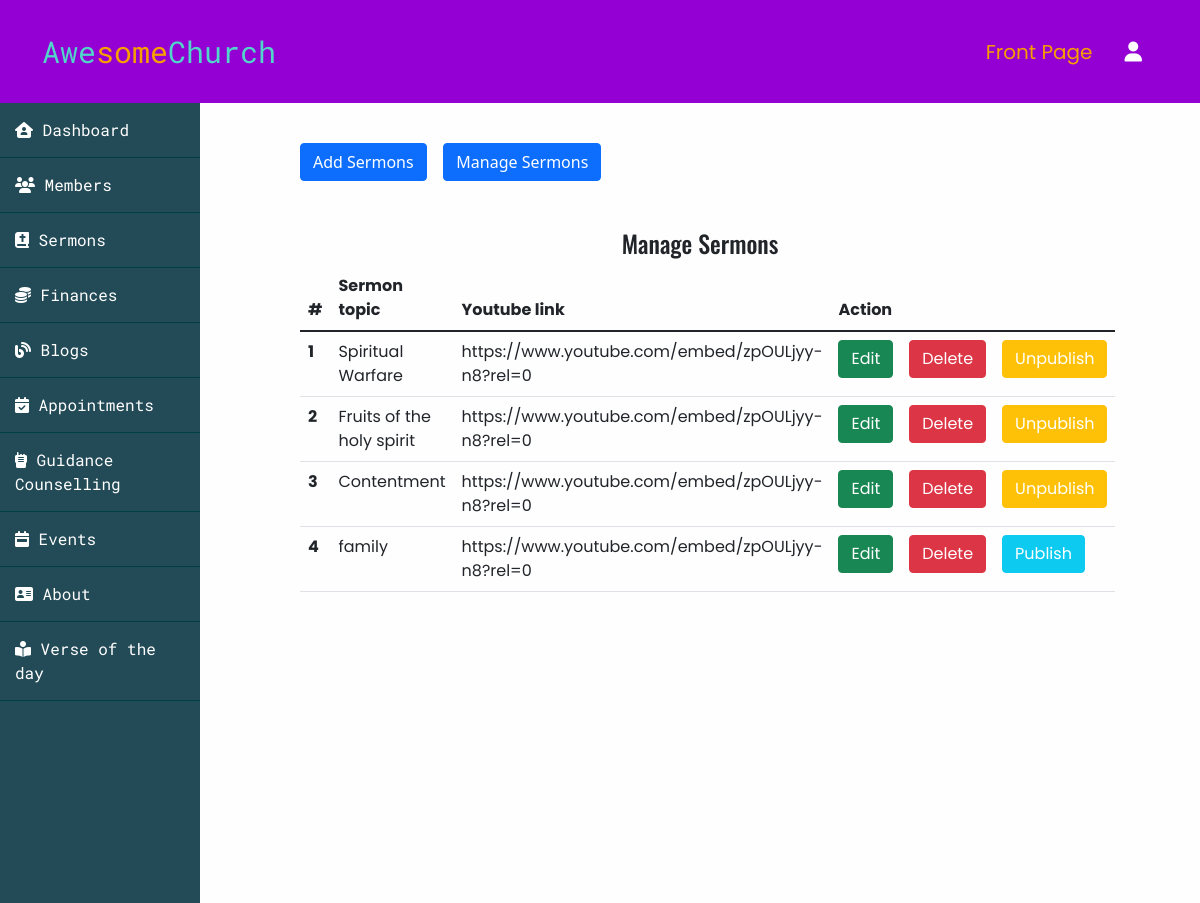
The app's page /admin/sermons/index.php with its own data.
### tables this page shows
CREATE TABLE `sermons` (
  `id` int(255) NOT NULL,
  `admin_id` int(255) NOT NULL,
  `sermon_name` varchar(255) NOT NULL,
  `youtube_link` varchar(255) NOT NULL,
  `publish` tinyint(4) NOT NULL
);

### app/controllers/sermons.php (called while the page is built, shortened)
<?php
    include(ROOT_PATH . "/app/database/db.php");
    $table = 'sermons';
    $sermon_data = selectAll($table);

### app/database/db.php (called while the page is built, shortened)
<?php
    require("connect.php");
    function selectAll($table, $conditions = []){
        global $conn;
        $sql = "SELECT * FROM $table";
        if(empty($conditions)){
            $stmt = $conn->prepare($sql);
            $stmt->execute();
            $records = $stmt->get_result()->fetch_all(MYSQLI_ASSOC);
            return $records;
        }
    }

### admin/sermons/index.php (the view, shortened to what this page needs)
<?php
    include(ROOT_PATH . "/app/controllers/sermons.php");
?>
<!DOCTYPE html>
<html lang="en">
<head>
    <link href="https://cdn.jsdelivr.net/npm/bootstrap@5.1.3/dist/css/bootstrap.min.css" rel="stylesheet">
    <link rel="stylesheet" href="https://cdnjs.cloudflare.com/ajax/libs/font-awesome/6.1.0/css/all.min.css" />
    <link rel="stylesheet" href="https://cdnjs.cloudflare.com/ajax/libs/OwlCarousel2/2.3.4/assets/owl.carousel.min.css" />
    <link rel="stylesheet" href="https://cdnjs.cloudflare.com/ajax/libs/OwlCarousel2/2.3.4/assets/owl.theme.default.min.css" />
    <link rel="stylesheet" href="<?php echo BASE_URL . "/assets/css/index.css" ?>">
    <link rel="stylesheet" href="<?php echo BASE_URL . "/assets/css/admin.css" ?>">
</head>
<body>
    <?php
        include(ROOT_PATH . '/app/includes/adminHeader.php');
    ?>
    <section class="admin-main-content">
        <?php
            include(ROOT_PATH . '/app/includes/innerAdminSideBarLinks.php');
        ?>
        <div class="admin-mainbar">
            <span><a href="<?php echo BASE_URL . "/admin/sermons/addSermons.php" ?>" class="btn btn-primary">Add Sermons</a></span> &nbsp;&nbsp;
            <span><a href="<?php echo BASE_URL . "/admin/sermons/index.php" ?>" class="btn btn-primary">Manage Sermons</a></span>
            <div class="py-5">
                <h4 class="font-oswald text-center">Manage Sermons</h4>
                <table class="table pt-3 font-poppins">
                    <thead>
                        <tr>
                            <th scope="col">#</th>
                            <th scope="col">Sermon topic</th>
                            <th scope="col">Youtube link</th>
                            <th scope="col" colspan="3">Action</th>
                        </tr>
                    </thead>
                    <tbody>
                        <?php foreach($sermon_data as $key => $sermon): ?>
                            <tr>
                                <th scope="row"><?php echo $key + 1 ?></th>
                                <td><?php echo $sermon['sermon_name'] ?></td>
                                <td><?php echo $sermon['youtube_link'] ?></td>
                                <td><a href="editSermon.php?id=<?php echo $sermon['id'] ?>" class="btn btn-success text-white">Edit</a></td>
                                <td><a href="index.php?delete_id=<?php echo $sermon['id'] ?>" class="btn btn-danger text-white">Delete</a></td>
                                <?php if($sermon['publish']): ?>
                                    <td><a href="index.php?publish=0&p_id=<?php echo $sermon['id'] ?>" class="btn btn-warning text-white">Unpublish</a></td>
                                <?php else: ?>
                                    <td><a href="index.php?publish=1&p_id=<?php echo $sermon['id'] ?>" class="btn btn-info text-white">Publish</a></td>
                                <?php endif; ?>
                            </tr>
                        <?php endforeach; ?>
                    </tbody>
                </table>
            </div>
        </div>
    </section>
</body>
</html>

### assets/css/index.css (style rules this page uses)
.font-oswald { font-family: 'Oswald', sans-serif; }
.font-poppins { font-family: 'Poppins', sans-serif; }
html, body { height: 100%; padding: 0px; margin: 0px; background: #fffeff; box-sizing: border-box; }

### assets/css/admin.css (style rules this page uses)
html, body { padding: 0px; margin: 0px; }
.admin-main-content { display: flex; height: calc(100% - 66px); flex-direction: row; height: 100%; }
.admin-main-content .admin-mainbar { flex: 8; height: auto; padding: 40px 100px 100px; overflow-y: scroll; }

### records on screen
sermons: sermon_name "Spiritual Warfare", youtube_link "https://www.youtube.com/embed/zpOULjyy-n8?rel=0"
sermons: sermon_name "Fruits of the holy spirit", youtube_link "https://www.youtube.com/embed/zpOULjyy-n8?rel=0"
sermons: sermon_name "Contentment", youtube_link "https://www.youtube.com/embed/zpOULjyy-n8?rel=0"
sermons: sermon_name "family", youtube_link "https://www.youtube.com/embed/zpOULjyy-n8?rel=0"
